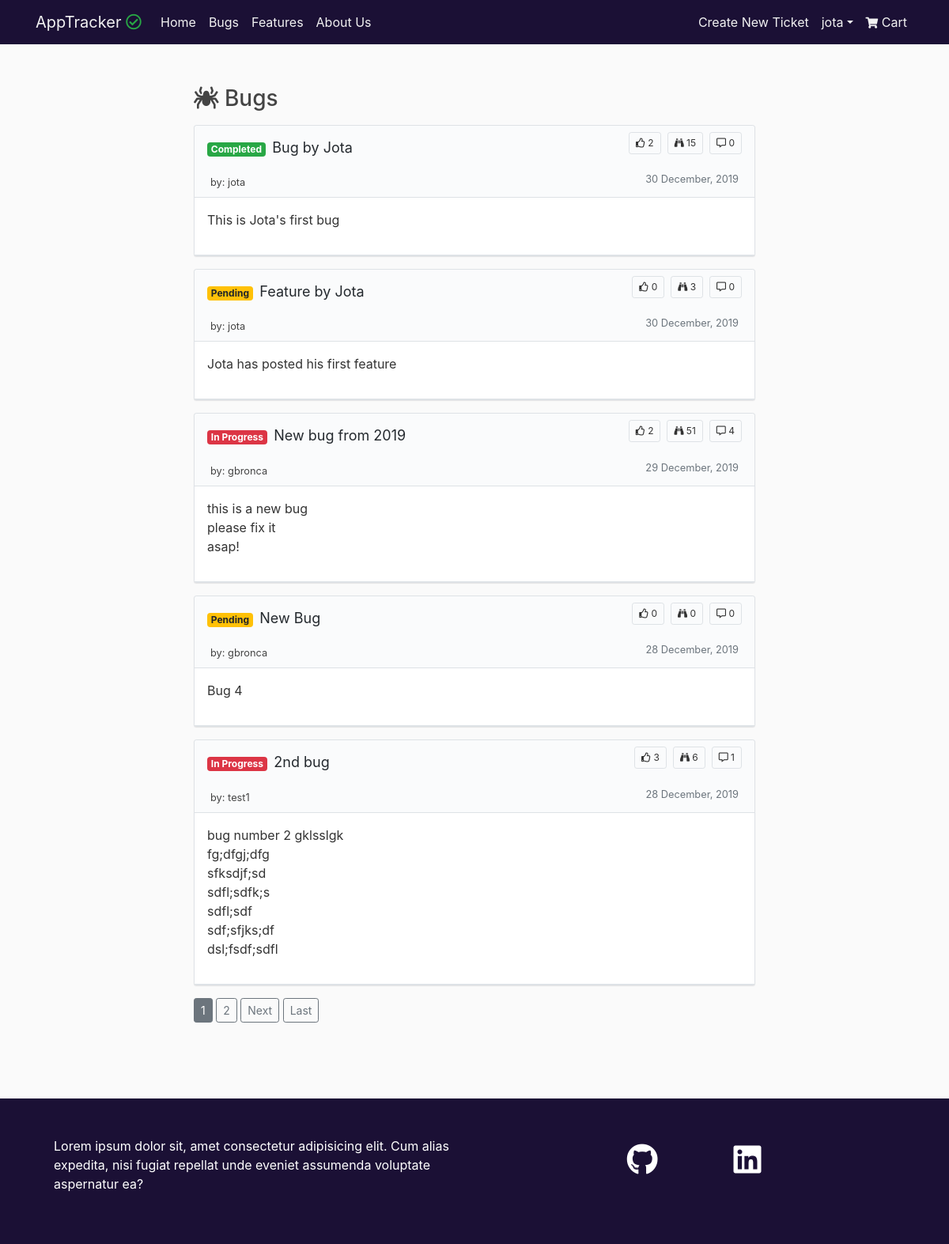
The app's page /tickets/bugs/ (signed in) with its own data.
### tickets/models.py (models this page shows, shortened)
class Ticket(models.Model):
    STATUS = (
        ('In Progress', 'In Progress'),
        ('Completed', 'Completed'),
        ('Pending', 'Pending')
    )
    ISSUE = (
        ('Bug', 'Bug'),
        ('Feature', 'Feature')
    )
    title = models.CharField(max_length=75)
    description = models.TextField()
    date_posted = models.DateTimeField(default=timezone.now)
    username = models.ForeignKey(User, on_delete=models.CASCADE)
    status = models.CharField(max_length=20, choices=STATUS,default='Pending')
    issue = models.CharField(max_length=20, choices=ISSUE, default='Bug')
    upvotes = models.PositiveIntegerField(default=0)
    views = models.PositiveIntegerField(default=0)

### tickets/views.py (the view)
# urls.py: path('bugs/', views.BugListView.as_view(template_name='tickets/tickets.html'), name='bugs'),
class BugListView(ListView):
    paginate_by = 5
    model = Ticket
    def get_queryset(self, *args, **kwargs):
        return Ticket.objects.filter(issue='Bug').order_by('-date_posted')
    def get_context_data(self, **kwargs):
        context = super().get_context_data(**kwargs)
        context['type'] = 'Bugs'
        is_paginated = True
        return context

### cart/context.py (called while the page is built, shortened)
def cart_contents(request):
    price = 10
    total = 0
    tickets_count = 0
    cart = request.session.get('cart', {})
    cart_items = []
    upvote_list = []
    return {'tickets_count': tickets_count,
            'cart_items': cart_items,
            'total': total,
            'upvote_list': upvote_list}

### tickets/templates/tickets/tickets.html (shortened to what this page needs)
{% extends 'base.html' %}
{% block content %}
    <div class="col-12 col-sm-10 col-lg-8 mx-auto mt-5 pt-1 mb-5 pb-5">
        {% if type == 'Bugs' %}
            <h3><i class="fas fa-spider"></i> {{ type }}</h3>
        {% else %}
            <h3><i class="fas fa-tag"></i> {{ type }}</h3>
        {% endif %}
        {% for ticket in object_list %}
            <article class="border border-color-faded rounded-sm my-3 box-shadow bg-gray-light">
                <div class="px-3">
                    <div class="d-flex justify-content-between my-1">
                        <div class="d-flex flex-grow-1 flex-shrink-1 ">
                            <h2><span
                                    class="badge badge-secondary badge-ticket badge-ticket-{{ ticket.status|lower|cut:' ' }}">{{ ticket.status }}
                                </span>
                                <a class="text-decoration-none header-normal"
                                    href="{% url 'tickets:detail' ticket.id %}">{{ ticket.title }}</a></h2>
                        </div>
                        <div class="d-flex align-self-start ml-3 my-1">
                            <div class="border border-color-faded rounded-sm py-1 px-2 ml-2 badge-ticket"><i class="far fa-thumbs-up"></i>  {{ ticket.upvotes }}</div>
                            <div class="border border-color-faded rounded-sm py-1 px-2 ml-2 badge-ticket"><i class="fas fa-binoculars"></i>  {{ ticket.views }}</div>
                            <div class="border border-color-faded rounded-sm py-1 px-2 ml-2 badge-ticket"><i class="far fa-comment-alt"></i>  {{ ticket.comments.count }}</div>
                        </div>
                    </div>
                </div>
                <div class="pb-1">
                    <div class="px-3">
                        <div class="d-flex justify-content-between py-1 px-1">
                            <div class="d-flex flex-grow-1 flex-shrink-1">
                                {% if type == 'Bugs' %}
                                <a class="mr-2 text-decoration-none"
                                    href="{% url 'tickets:user_bugs' ticket.username.username %}"><small>by: {{ ticket.username }}</small></a>
                                {% elif type == 'Features' %}
                                <a class="mr-2 text-decoration-none"
                                    href="{% url 'tickets:user_features' ticket.username.username %}"><small>by: {{ ticket.username }}</small></a>
                                {% endif %}
                            </div>
                            <div class="d-flex align-self-start">
                                <small class="text-muted">{{ ticket.date_posted|date:"d F, Y" }}</small>
                            </div>
                        </div>
                    </div>
                </div>
                <div class="border-bottom border-top bg-white">
                    <div class="p-3">
                        <div class="">{{ ticket.description|linebreaks|truncatechars_html:200 }}</div>
                    </div>
                </div>
            </article>
        {% endfor %}
        {% if is_paginated %}
            {% for page in page_obj.paginator.page_range %}
                {% if page_obj.number == page %}
                    <a class="btn btn-secondary btn-sm" href="?page={{ page }}">{{ page }}</a>
                {% elif page > page_obj.number|add:'-3' and page < page_obj.number|add:'3' %}
                        <a class="btn btn-outline-secondary btn-sm" href="?page={{ page }}">{{ page }}</a>
                {% endif %}
            {% endfor %}
            {% if page_obj.has_next %}
                <a class="btn btn-outline-secondary btn-sm" href="?page={{ page_obj.next_page_number }}">Next</a>
                <a class="btn btn-outline-secondary btn-sm" href="?page={{ page_obj.paginator.num_pages }}">Last</a>
            {% endif %}
        {% endif%}
    </div>
{% endblock %}

### templates/navbar.html (shortened to what this page needs)
<nav class="navbar navbar-expand-lg navbar-dark navbar-concrete bg-haiti" role="navigation">
    <div class="container">
        <a class="navbar-brand" href="{% url 'index' %}"><span class="d-md-inline-block d-none">AppTracker</span> <i class="far fa-check-circle text-success"></i></a>
        <div class="collapse navbar-collapse" id="navbarSupportedContent">
            <ul class="navbar-nav mr-auto">
                <li class="nav-item">
                    <a class="nav-link" href="{% url 'index' %}">Home <span class="sr-only">(current)</span></a>
                </li>
                <li class="nav-item">
                    <a class="nav-link" href="{% url 'tickets:bugs' %}">Bugs</a>
                </li>
                <li class="nav-item">
                    <a class="nav-link" href="{% url 'tickets:features' %}">Features</a>
                </li>
                <li class="nav-item">
                    <a class="nav-link" href="{% url 'about' %}">About Us</a>
                </li>
            </ul>
            <ul class="navbar-nav ml-md-auto">
                {% if request.user.is_authenticated %}
                    <li class="nav-item">
                        <a class="nav-link" href="{% url 'tickets:new_ticket' %}">Create New Ticket</a>
                    </li>
                    <li class="nav-item dropdown">
                        <a class="nav-link dropdown-toggle" id="navbarDropdown" role="button" data-toggle="dropdown"
                            aria-haspopup="true" aria-expanded="false">{{ user.username }}</a>
                    </li>
                {% endif %}
                <li class="nav-item">
                    <a class="nav-link" href="{% url 'cart:cart' %}">
                        <i class="fas fa-shopping-cart fa-sm"></i><span> Cart</span>
                    </a>
                </li>
            </ul>
        </div>
    </div>
</nav>

### static/css/style.css (style rules this page uses)
body { background: #fafafa; color: #333333; }
h1, h2, h3, h4, h5, h6 { color: #444444; }
a { color: #444444; }
a, a:hover { text-decoration: none; }
.border-color-faded { border: 1px solid #dddddd; }
.bg-haiti { background-color: #1B1035; }
.navbar-concrete, .nav-link, a.navbar-brand { color: #F2F2F2 !important; }
.bg-gray-light { background-color: #fafbfc; }
.box-shadow { box-shadow: 0 1px 1px rgba(27, 31, 35, .1); }
.badge-ticket { font-size: 12px; }
.badge-ticket-pending { color: #212529; background-color: #ffc107; }
.badge-ticket-completed { color: #ffffff; background-color: #28a745; }
.badge-ticket-inprogress { color: #ffffff; background-color: #dc3545; }
.header-normal { font-weight: 400; font-size: 18px; color: #24292e; }
li { list-style-type: none; }

### records on screen
Ticket: status "Completed", title "Bug by Jota", upvotes "2", views "15", comments.count "0", username "jota", date_posted "30 December, 2019", description "This is Jota's first bug"
Ticket: status "Pending", title "Feature by Jota", upvotes "0", views "3", comments.count "0", username "jota", date_posted "30 December, 2019", description "Jota has posted his first feature"
Ticket: status "In Progress", title "New bug from 2019", upvotes "2", views "51", comments.count "4", username "gbronca", date_posted "29 December, 2019", description "this is a new bug please fix it asap!"
Ticket: status "Pending", title "New Bug", upvotes "0", views "0", comments.count "0", username "gbronca", date_posted "28 December, 2019", description "Bug 4"
Ticket: status "In Progress", title "2nd bug", upvotes "3", views "6", comments.count "1", username "test1", date_posted "28 December, 2019", description "bug number 2 gklsslgk fg;dfgj;dfg sfksdjf;sd sdfl;sdfk;s sdfl;sdf sdf;sfjks;df dsl;fsdf;sdfl"

### other values on screen
{{ user.username }} "jota"
{{ type }} "Bugs"
{{ page }} "1"
{{ page }} "2"
